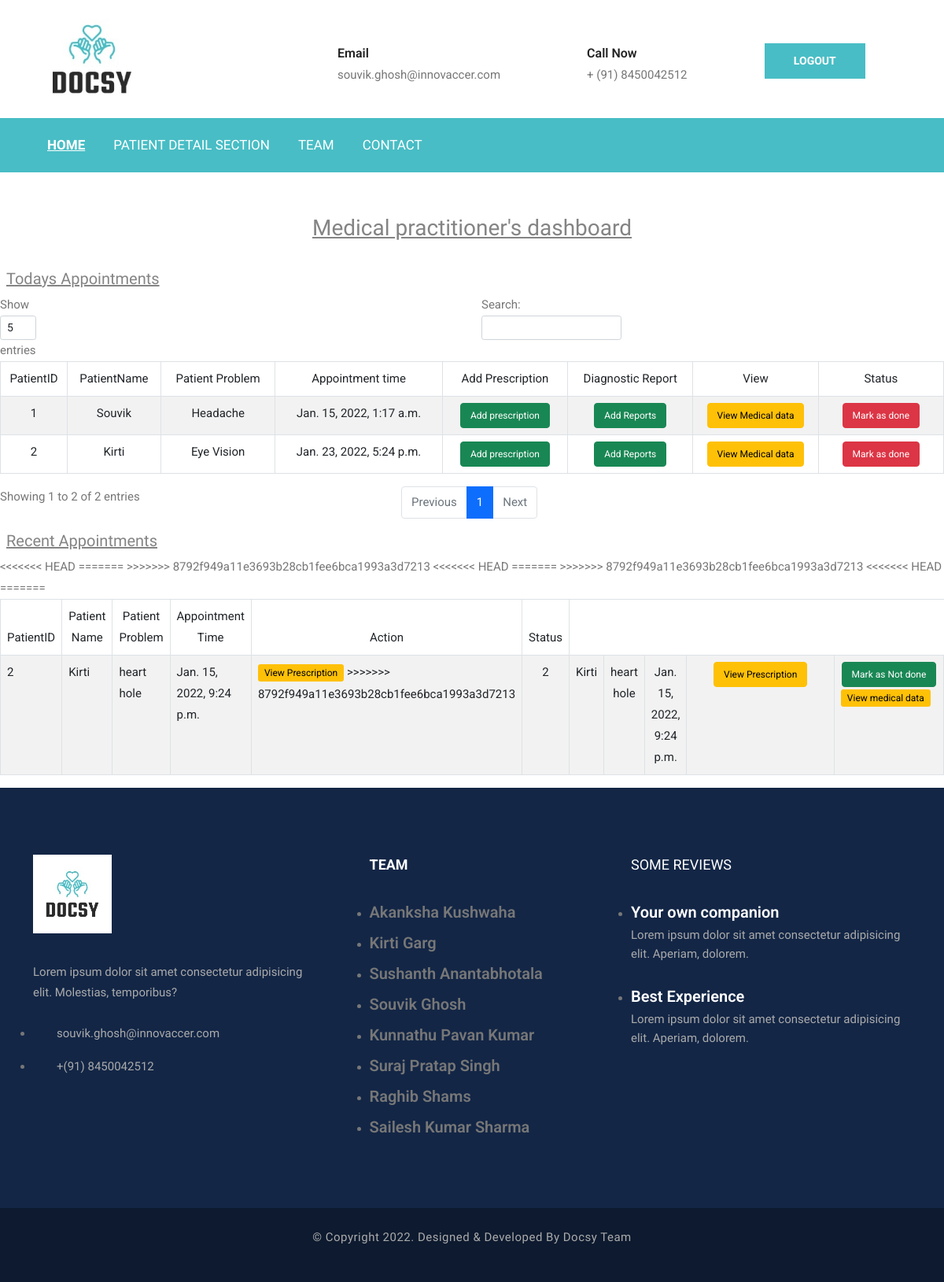
Page /doctor/doctorsDashboard/ (signed in) on the earlier database version.
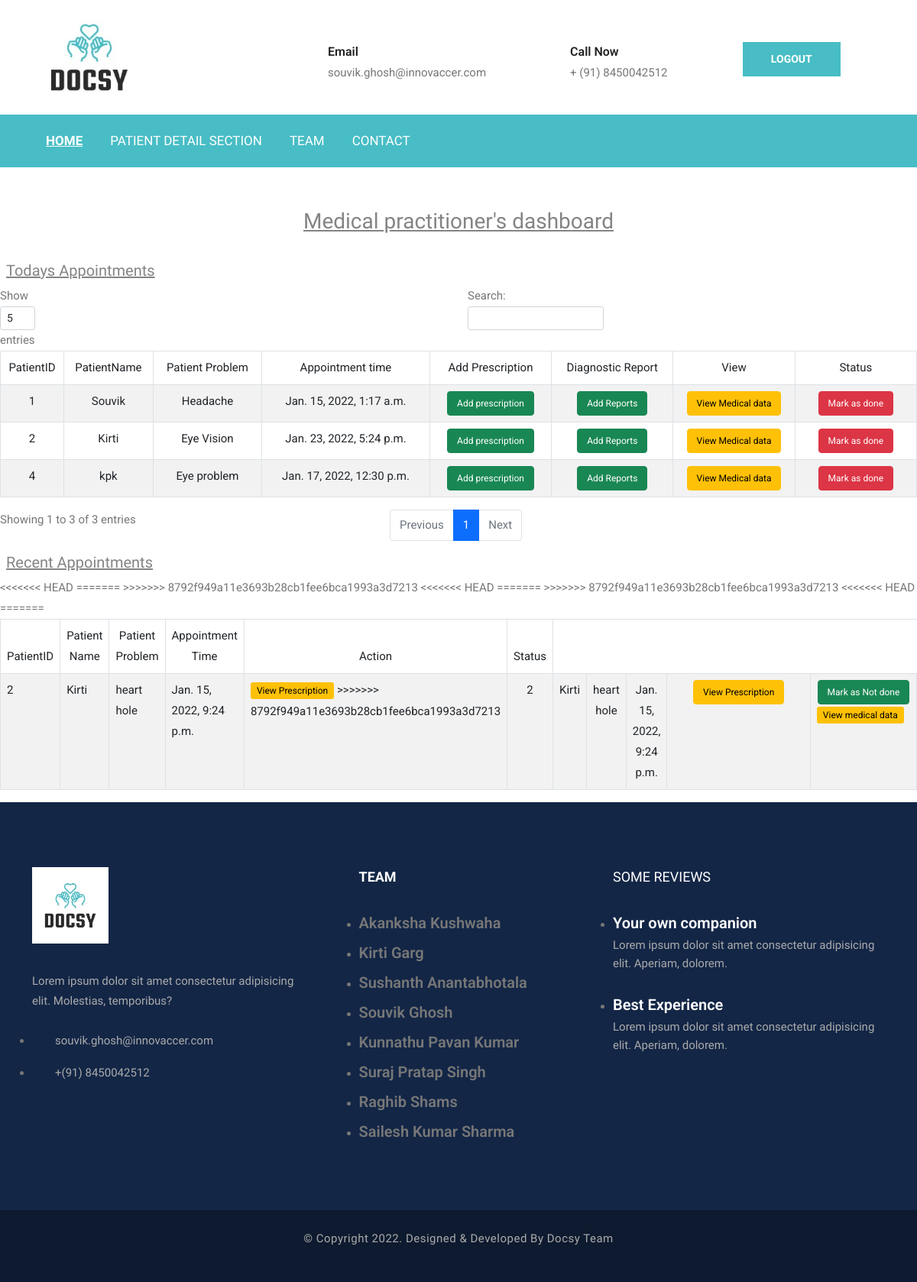
Same page on the later database version.
### patient/models.py (models this page shows)
class patient(models.Model):
    name = models.TextField(max_length=50)
    dob = models.DateField(default=date.today)
    gender = models.TextField(max_length=20)
    phoneno = models.TextField(unique=True, max_length=10)
    email=models.EmailField(unique=True,max_length=50)
    password = models.TextField(max_length=25)
    address = models.TextField(max_length=150)
    registration_time = models.DateField(default=date.today)

class Appointment(models.Model):
    patientId= models.ForeignKey(patient,on_delete=models.CASCADE)
    doctorId = models.IntegerField()
    specalist = models.TextField(max_length=50, null=True)
    disease=models.TextField(max_length=50, null=True)
    appointmentTime=models.DateTimeField(default=datetime.now)
    status=models.TextField(default="0")

### receptionist/views.py (the view)
# urls.py: path('doctorsDashboard/',views.doctorsDashboard,name="doctorsDashboard"),
def doctorsDashboard(request):
    doctor_id=request.session['doctor_id']
    today_appointments=Appointment.objects.all()
    d=doctor.objects.get(id=doctor_id)
    a=Appointment.objects.filter(doctorId=d.id,status="0")
    ap=[]
    for i in a:
        x=i.patientId
        ap.append([x.id,x.name,i.disease,i.appointmentTime,i.id])
    ap.sort(key=lambda x:x[3])
    print(ap)
    b=Appointment.objects.filter(doctorId=d.id,status="1")
    bp=[]
    for i in b:
        x=i.patientId
        bp.append([x.id,x.name,i.disease,i.appointmentTime,i.id])
    return render(request,'doctorsDashboard.html',{"today_appointments":ap,"past_appointments":bp, "doctor_id":d})

### receptionist/templates/doctorsDashboard.html (shortened to what the changed rows need)
{% load static %}
<!DOCTYPE html>
<html lang="en">
<head>
    <link href="https://cdn.jsdelivr.net/npm/bootstrap@5.0.2/dist/css/bootstrap.min.css" rel="stylesheet">
    <link rel="stylesheet" href="{% static 'css/style.css' %}">
</head>
<body>
    <div class="page-wrapper">
        <section class="header-uper">
            <div class="container">
            </div>
        </section>
        <nav class="navbar navbar-expand-lg navbar-dark">
            <div class="container">
            </div>
        </nav>
        <br />
        <br />
        <p class="h3 text-center"><u>Medical practitioner's dashboard</u></p>
        <br />
        <div class="table-responsive">
            <p class="h5 mx-2"><u>Todays Appointments</u></p>
            <table id="example1" class="table table-striped table-bordered" style="width:100%;">
                <thead>
                    <tr>
                        <td>
                            <div class="text-center">
                            </div>
                        </td>
                        <td>
                            <div class="text-center">
                            </div>
                        </td>
                        <td>
                            <div class="text-center">
                            </div>
                        </td>
                        <td>
                            <div class="text-center">
                            </div>
                        </td>
                        <td>
                            <div class="text-center">
                            </div>
                        </td>
                        <td>
                            <div class="text-center">
                            </div>
                        </td>
                        <td>
                            <div class="text-center">
                            </div>
                        </td>
                        <td>
                            <div class="text-center">
                            </div>
                        </td>
                    </tr>
                </thead>
                <tbody>
                    {% for row in today_appointments %}
                    <tr>
                        <td>
                            <div class="text-center">
                                {{row.0}}
                            </div>
                        </td>
                        <td>
                            <div class="text-center">
                                {{row.1}}
                            </div>
                        </td>
                        <td>
                            <div class="text-center">
                                {{row.2}}
                            </div>
                        </td>
                        <td>
                            <div class="text-center">
                                {{row.3}}
                            </div>
                        </td>
                        <td width="150">
                            <div class="text-center">
                                <a href="prescription/{{row.0}}/{{row.4}}" class="btn-success btn" style="font-size: 12px;;">Add prescription</a>
                            </div>
                        </td>
                        <td width="150">
                            <div class="text-center">
                                <a href="add_reports/{{row.0}}/{{row.4}}" class="btn-success btn" style="font-size: 12px;;">Add Reports</a>
                            </div>
                        </td>
                        <td width="150">
                            <div class="text-center">
                                <a href="patientSummaryView/{{row.0}}/{{row.4}}" class="btn-warning btn" style="font-size: 12px;;">View Medical data</a>
                            </div>
                        </td>
                        <td width="150">
                            <div class="text-center">
                                <a href="checkstatus/{{row.0}}/{{row.4}}" class="btn-danger btn" style="font-size: 12px;;">Mark as done</a>
                            </div>
                        </td>
                    </tr>
                    {% endfor %}
                </tbody>
            </table>
        </div>
        <div class="table-responsive">
            <p class="h5 mx-2"><u>Recent Appointments</u></p>
            <table id="example2" class="table table-striped table-bordered" style="width:100%">
                <thead>
                    <tr>
                        <td>
                            <div class="text-center">
                            </div>
                        </td>
                        <td>
                            <div class="text-center">
                            </div>
                        </td>
                        <td>
                            <div class="text-center">
                            </div>
                        </td>
                        <td>
                            <div class="text-center">
                            </div>
                        </td>
                        <td>
                            <div class="text-center">
                            </div>
                        </td>
                        <td>
                            <div class="text-center">
                            </div>
                        </td>
                    </tr>
                </thead>
            </table>
        </div>
        <footer class="footer-main" id="footer">
            <div class="footer-top">
                <div class="container">
                    <div class="row justify-content-between">
                        <div class="col-lg-3 col-md-5 mb-3 mb-md-0">
                            <h2 style="font-weight: bold;">Team</h2>
                        </div>
                        <div class="col-lg-4 col-md-7">
                            <div class="social-links">
                                <h2>Some Reviews</h2>
                            </div>
                        </div>
                    </div>
                </div>
            </div>
            <div class="footer-bottom">
            </div>
        </footer>
    </div>
</body>
</html>

Differences in the rows shown:
now on this page (row unchanged): patient: name "kpk"
added Appointment: disease "Eye problem", appointmentTime "Jan. 17, 2022, 12:30 p.m."
Other differences:
text written by a page script: "Show entries Search: Showing 1 to 2 of 2 entries Previous 1 Next" → "Show entries Search: Showing 1 to 3 of 3 entries Previous 1 Next"
new list line: "4 Add prescription Add Reports View Medical data Mark as done"
